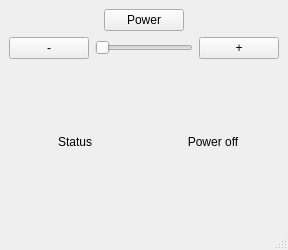
<?xml version="1.0" encoding="UTF-8"?>
<ui version="4.0">
 <class>MainWindow</class>
 <widget class="QMainWindow" name="MainWindow">
  <property name="geometry">
   <rect>
    <x>0</x>
    <y>0</y>
    <width>288</width>
    <height>250</height>
   </rect>
  </property>
  <property name="windowTitle">
   <string>SongPal remote</string>
  </property>
  <widget class="QWidget" name="centralwidget">
   <layout class="QGridLayout" name="gridLayout">
    <item row="2" column="0">
     <layout class="QHBoxLayout" name="volumeLayout">
      <item>
       <widget class="QPushButton" name="volumeDownButton">
        <property name="text">
         <string>-</string>
        </property>
       </widget>
      </item>
      <item>
       <widget class="QSlider" name="volumeSlider">
        <property name="orientation">
         <enum>Qt::Horizontal</enum>
        </property>
       </widget>
      </item>
      <item>
       <widget class="QPushButton" name="volumeUpButton">
        <property name="text">
         <string>+</string>
        </property>
       </widget>
      </item>
     </layout>
    </item>
    <item row="3" column="0">
     <layout class="QHBoxLayout" name="statusLayout">
      <item>
       <widget class="QLabel" name="currentStatusLabel">
        <property name="text">
         <string>Status</string>
        </property>
        <property name="alignment">
         <set>Qt::AlignCenter</set>
        </property>
       </widget>
      </item>
      <item>
       <widget class="QLabel" name="statusTextLabel">
        <property name="text">
         <string>Power off</string>
        </property>
        <property name="alignment">
         <set>Qt::AlignCenter</set>
        </property>
       </widget>
      </item>
     </layout>
    </item>
    <item row="0" column="0">
     <layout class="QHBoxLayout" name="powerLayout">
      <item>
       <widget class="QPushButton" name="powerButton">
        <property name="sizePolicy">
         <sizepolicy hsizetype="Fixed" vsizetype="Fixed">
          <horstretch>0</horstretch>
          <verstretch>0</verstretch>
         </sizepolicy>
        </property>
        <property name="text">
         <string>Power</string>
        </property>
       </widget>
      </item>
     </layout>
    </item>
   </layout>
  </widget>
  <widget class="QStatusBar" name="statusbar"/>
  <widget class="QMenuBar" name="menubar">
   <property name="geometry">
    <rect>
     <x>0</x>
     <y>0</y>
     <width>288</width>
     <height>24</height>
    </rect>
   </property>
  </widget>
 </widget>
 <resources/>
 <connections/>
</ui>
